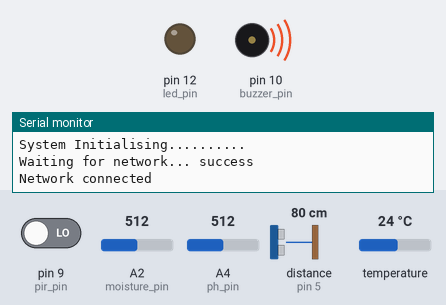
The sketch below on a simulated Arduino Mega 2560, built with avr-gcc and run on an emulated ATmega2560. On the bench: output pins drawn as LEDs (lit = HIGH), buzzer (waves = sounding, pin HIGH), the last lines printed to the serial monitor. Wiring (inferred from the names in the program): ultrasonic range finder: trigger pin 4; echo pin 5. The inputs (shaded band) are chosen by the test bench; at power-on: pin 9 (pir_pin) LOW, distance to the obstacle (sensor on pin 5) 80 cm, A2 (moisture_pin) = 512, A4 (ph_pin) = 512, temperature 24 °C. The echo pulse lasts 58.3 µs per cm; uploads are accepted with an empty reply; the modem accepts every AT command (registered, SIM ready, sends succeed) and sends nothing else; pins used as bus, display or sensor lines are not drawn.

Above: at 3.1 s.
At 8.9 s:
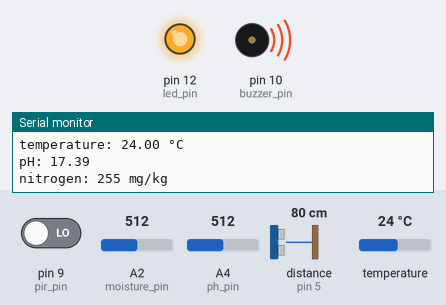
9.0 s: pin 9 (pir_pin) driven HIGH
14.5 s: distance to the obstacle (sensor on pin 5) set to 46 cm
23.8 s: distance to the obstacle (sensor on pin 5) set to 37 cm
At 28.6 s:
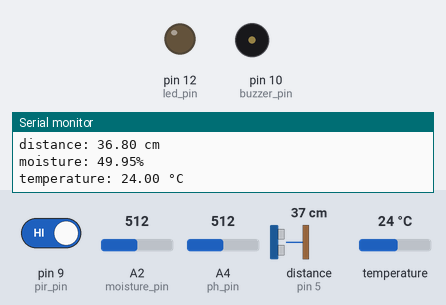
Timing chart, 0 to 30.1 s (numbered marks = the images above; inputs shaded):
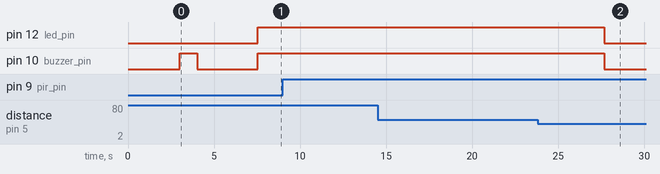

Measured:
- the behaviour switches between 41 and 40 cm on distance to the obstacle (sensor on pin 5) (found by bisection; images 1 and 2)
- after the input at 23.8 s, pin 12 (led_pin), pin 10 (buzzer_pin): HIGH → LOW after 3.9 s

The sketch:

Gilbert_hategeka_Final.ino
```cpp
#define TINY_GSM_MODEM_SIM800
#define SerialMon Serial // Set serial for debug console (to the Serial Monitor,digital pin 1(tx0) and 0(rx0)
#define SerialAT Serial1 // Use Hardware Serial1 on Mega for GSM/GPRS, digital pin 18(tx2) and 19(rx2)
#define Serial_NPK Serial2 // Use Hardware Serial2 on Mega for NPK semsor digital pin 16(tx2) and 17(rx2)


#if !defined(TINY_GSM_RX_BUFFER)
#define TINY_GSM_RX_BUFFER 650
#endif
#define TINY_GSM_YIELD() { delay(2); }

char apn[]  = "internet.mtn"; // Change this to your Provider details
char gprsUser[] = "";
char gprsPass[] = "";
char server[]   = "hatangaiot.atwebpages.com";
char resource[] = "/insert.php";
char key[]="a@4K%3";
int  port = 80;
unsigned long timeout;


#include <TinyGsmClient.h>
TinyGsm modem(SerialAT);
TinyGsmClient client(modem);
//#include <EEPROM.h>
#include <OneWire.h>
#include <DallasTemperature.h>

// R0 to RX2 & DI to TX2
#define RE 3 //Receiver enable
#define DE 2 //Drive enale

const byte nitro[] = {0x01, 0x03, 0x00, 0x1e, 0x00, 0x01, 0xE4, 0x0C};
const byte phos[] =  {0x01, 0x03, 0x00, 0x1f, 0x00, 0x01, 0xB5, 0xCC};
const byte pota[] =  {0x01, 0x03, 0x00, 0x20, 0x00, 0x01, 0x85, 0xC0};

byte values[11];
byte nitrogen, phosphorous, potassium;

// Ultrasonic sensor connections
const int ultrasonicTrigPin = 4;
const int ultrasonicEchoPin = 5;
const int gsmPowerOn = 8;
const int buzzer_pin = 10;
const int SENSOR_PIN = 6; // Arduino pin connected to DS18B20 sensor's DQ pin(Temperature Sensor)
const int pir_pin = 9;
const int led_pin = 12;
const int moisture_pin = A2;

const int ph_pin = A4;
float calibration_value = 32.34 - 0.7;
int phval = 0;
unsigned long int avgval;
int buffer_arr[10],temp;

int pir_flag ,dist_flag,tempe_flag,mois_flag,pota_flag,phos_flag,nitro_flag = 1;
int pirVal = 0;
String message,post_data;

float moisture,tempcelius,pH_act,pH,temperature,Didtance,distance;

OneWire temperat(SENSOR_PIN);         // setup a oneWire instance
DallasTemperature tempSensor(&temperat); // pass oneWire to DallasTemperature library


void setup()
{
  SerialMon.begin(115200);
  SerialMon.println("System Initialising..........");
  SerialAT.begin(9600);
  Serial_NPK.begin(9600);
  //---------------------------------------- put RS-485 into receive mod-----------------------------------------------------------------------------------------------------------------------------------------------------------------------------------------------------------------------------------------------------------------------------------------------------------------------------------------------------------------------------------------------------------------------------------------------------------------------------------------------------------------------------------------------------
  pinMode(RE, OUTPUT);
  pinMode(DE, OUTPUT);
  digitalWrite(DE, LOW);
  digitalWrite(RE, LOW);
  //-------------------------------------------turn on GSM automatically-----------------------------------------------------------------------------------------------------------------------------------------------------------------------------------------------------------------------------------------------------------------------------------------------------------------------------------------------------------------------------------------------------------------------------------------------------------------------------------------------------------------------------------------------------------
  pinMode(gsmPowerOn, OUTPUT);
  digitalWrite(gsmPowerOn,HIGH );
  delay(1000);
  digitalWrite(gsmPowerOn, LOW);
  delay(2000);
  //----------------------------------------------------------------------------------------------------------------------------------------------------------------------------------------------------------------------------------------------------------------------------------------------------------------------------------------------------------------------------------------------------------------------------------------------------------------------------------------------------------------------------------------------------
  pinMode(buzzer_pin,OUTPUT);
  pinMode(pir_pin,INPUT);
  pinMode(led_pin,OUTPUT);
  pinMode(ultrasonicTrigPin,OUTPUT);
  pinMode(ultrasonicEchoPin,INPUT);
  //-----------------------------------------------------------------------------------------------------------------------------------------------------------------------------------------------------------------------
  tempSensor.begin();    // initialize the sensor
  SerialMon.print("Waiting for network...");
  if (!modem.waitForNetwork()) {
    SerialMon.println(" fail");
    delay(1000);
    return;
  }
  SerialMon.println(" success");
  if (modem.isNetworkConnected()){
    SerialMon.println("Network connected");
  }
 digitalWrite(buzzer_pin,HIGH);
 delay(1000);
 digitalWrite(buzzer_pin,LOW);
 delay(1000);
}

void loop()
{
  distance = getDistance();//read the
  SerialMon.println("distance: "+String(distance)+String(" cm"));

  moisture = read_moisture();
  SerialMon.println("moisture: "+String(moisture)+String("%"));

  temperature = getTempe();//read the temperature from the sensor in the soil
  SerialMon.println("temperature: "+String(temperature)+String(" °C"));


  pH = get_pH();//read the PH level from the sensor in the soil
  SerialMon.println("pH: "+String(pH));

  nitrogen = get_Nitrogen();//read nitrogen from the sensor in the soil
  SerialMon.println("nitrogen: "+String(nitrogen)+String(" mg/kg"));
  delay(250);
  phosphorous = get_Phosphorous();//read phosphorus from the sensor in the soil
  SerialMon.println("Phosphorous: "+String(phosphorous)+String(" mg/kg"));
  delay(250);
  potassium = get_Potassium();//read potassium from the sensor in the soil
  SerialMon.println("Potassium: "+String(potassium)+String(" mg/kg"));

  post_data = String(nitrogen)+","+String(phosphorous)+","+String(potassium)+","+String(pH)+","+String(temperature)+","+String(moisture);
  SerialMon.println(post_data);
  SerialMon.println("--------------------------------------------------------------------------------------------------------------------------------------------------------------------------------------");
  //----------------------------------------------------------Connect the GSM(sim900)to the internet(GPRS)------------------------------------------------------------------------------------------------------------------------
  SerialMon.print(F("Connecting to "));
  SerialMon.print(apn);
  if (!modem.gprsConnect(apn, gprsUser, gprsPass)) {
    SerialMon.println(" fail");
    delay(1000);
    return;
  }
  SerialMon.println(" success");

  if (modem.isGprsConnected()) {
    SerialMon.println("GPRS connected");
  }
  else
  {
    modem.gprsConnect(apn, gprsUser, gprsPass);
    SerialMon.println("GPRS Reconnected");
  }
  SerialMon.println(F("connecting to Server...."));
  if (!client.connect(server, port))
  {
    SerialMon.println(" fail");
    client.connect(server, port);
  }
  else
  {
    SerialMon.println(F("Server connected"));
    HTTPpost();
  }
  check_motion();  //read the PIR sensor to check weather there is birds in the farm
  check_distance();//check weather there is an unthorised entrance in the farm
  check_nitrogen();//check weather the nitrogen level is within the normal level for the plant growth
  check_phosphorus();
  check_potassium();
  check_moisture();
  check_temperature();
}

//---------------------------------------------Functions--------------------------------------------------------------------------------------------------------------------
//--------------------------------------Get Temperature Function--------------------------------------------------------------------------------------------------------------------------------------------------------------------------------------------------------
float getTempe()
{
  tempSensor.requestTemperatures();             // send the command to get temperatures
  tempcelius = tempSensor.getTempCByIndex(0);  // read temperature in Celsius
  return tempcelius;
  //delay(500);
}
//---------------------------------------Get moisture Function---------------------------------------------------------------------------------------------------------------------------------------------------------------------------------------------------
float read_moisture()
{
  int sensor_analog = analogRead(moisture_pin);
  float Moisture =(100-((sensor_analog/1023.00)*100));
  return Moisture;
}
//---------------------------------------Get Distance Function---------------------------------------------------------------------------------------------------------------------------------------------------------------------------------------------------
float getDistance()
{
  digitalWrite(ultrasonicTrigPin,LOW);
  delayMicroseconds(2);
  digitalWrite(ultrasonicTrigPin,HIGH);
  delayMicroseconds(10);
  digitalWrite(ultrasonicTrigPin,LOW);
  unsigned long duration = pulseIn(ultrasonicEchoPin, HIGH);
  float Distance = (duration * 0.0343)/2;//in cm
  if(Distance >=100){Distance=19;}//sorting back to the minimum distance to minimize noise
  return Distance;  // Calculate remaining water level
}
//--------------------------------Send SMS Function----------------------------------------------------------------------------------------------------------------
void sendSMS(String message)
{
  SerialAT.println("AT"); //Handshaking with SIM900
  delay(2000);
  updateSerial();
  SerialAT.println("AT+CMGF=1"); // Configuring TEXT mode(Format)
  updateSerial();
  delay(2000);
  SerialAT.println("AT+CMGS=\"+250785991560\"");//change ZZ with country code and xxxxxxxxxxx with phone number to sms
  updateSerial();delay(2000);
  SerialAT.print(message); //text content
  updateSerial();
  delay(2000);
  SerialAT.write(26);//ASCII codes for CTR Z, this is to indicate the end of the text message
}
//--------------------------------updateSerial Function------------------------------------------------------------------------------------------------------------------------------------------------------------------------------------------------------------------------------------------------------------------------------------------------------------------------------------------------
void updateSerial()
{
  delay(500);
  while (SerialMon.available())
  {
    SerialAT.write(SerialMon.read());//Forward what Serial received to Serial1 Port
  }
  while(SerialAT.available())
  {
    SerialMon.write(SerialAT.read());//Forward what Serial1 received to Serial Port
  }
}
//----------------------------------------Get NPK Functions----------------------------------------------------------------------------------------------------------------------------------------------------------------------------------------------------------
//--------------------------------------Get Nitrogen Function--------------------------------------------------------------------------------------------------------------------------------------------------------------------------------------------------------
byte get_Nitrogen()
{
  // switch RS-485 to transmit Serial_NPKe
  digitalWrite(DE, HIGH);
  digitalWrite(RE, HIGH);
  delay(1);

  // write out the message
  for (uint8_t i = 0; i < sizeof(nitro); i++ ) Serial_NPK.write( nitro[i] );

  // wait for the transmission to complete
  Serial_NPK.flush();

  // switching RS485 to receive Serial_NPKe
  digitalWrite(DE, LOW);
  digitalWrite(RE, LOW);

  // delay to allow response bytes to be received!
  delay(200);

  // read in the received bytes
  for (byte i = 0; i < 7; i++) {
    values[i] = Serial_NPK.read();
    //Serial.print(values[i], HEX);
    //Serial.print(' ');
  }
  return values[4];
}
//--------------------------------------Get Phosphorous Function--------------------------------------------------------------------------------------------------------------------------------------------------------------------------------------------------------
byte get_Phosphorous()
{
  // switch RS-485 to transmit Serial_NPKe
  digitalWrite(DE, HIGH);
  digitalWrite(RE, HIGH);
  delay(1);

  // write out the message
  for (uint8_t i = 0; i < sizeof(phos); i++ ) Serial_NPK.write( phos[i] );

  // wait for the transmission to complete
  Serial_NPK.flush();

  // switching RS485 to receive Serial_NPKe
  digitalWrite(DE, LOW);
  digitalWrite(RE, LOW);

// delay to allow response bytes to be received!
  delay(200);
  for (byte i = 0; i < 7; i++) {
    values[i] = Serial_NPK.read();
    //Serial.print(values[i], HEX);
    //Serial.print(' ');
  }
  return values[4];
}
//--------------------------------------Get Potassium Function--------------------------------------------------------------------------------------------------------------------------------------------------------------------------------------------------------
byte get_Potassium()
{
  // switch RS-485 to transmit Serial_NPKe
  digitalWrite(DE, HIGH);
  digitalWrite(RE, HIGH);
  delay(1);

  // write out the message
  for (uint8_t i = 0; i < sizeof(pota); i++ ) Serial_NPK.write( pota[i] );

   // wait for the transmission to complete
  Serial_NPK.flush();

  // switching RS485 to receive Serial_NPKe
  digitalWrite(DE, LOW);
  digitalWrite(RE, LOW);

  // delay to allow response bytes to be received!
  delay(200);//wait for 200 milliseconds
  for (byte i = 0; i < 7; i++) {
    values[i] = Serial_NPK.read();
    //Serial.print(values[i], HEX);
    //Serial.print(' ');
  }
  return values[4];
}
//--------------------------------------Get PH Function--------------------------------------------------------------------------------------------------------------------------------------------------------------------------------------------------------
float get_pH()
{
  for(int i=0;i<10;i++){
    buffer_arr[i]=analogRead(ph_pin);
    delay(30);
  }
 for(int i=0;i<9;i++){
  for(int j=i+1;j<10;j++){
    if(buffer_arr[i]>buffer_arr[j]){
      temp=buffer_arr[i];
      buffer_arr[i]=buffer_arr[j];
      buffer_arr[j]=temp;
      }
    }
  }
  avgval=0;
  for(int i=2;i<8;i++)
  avgval+=buffer_arr[i];
  float volt=(float)avgval*5.0/1024/6;//convert the analog into millivolt
  pH_act = -5.70 * volt + calibration_value;//convert the millivolt into pH value
  return pH_act;
  delay(500);
}
//------------------------------------------------------HTTPpost Function---------------------------------------------------------------------------------------------------------------------------------------------------------------------------------------------------
void HTTPpost()
{
  SerialMon.println("Performing HTTP POST request...");// Send the HTTP POST request
  //Serial.println(post_data);
  String httpRequestData = "key="+String(key)+"&post_data="+String(post_data)+"";
  client.print(String("POST ") + resource + " HTTP/1.1\r\n");
  client.print(String("Host: ") + server + "\r\n");
  client.println("Connection: close");
  client.println("Content-Type: application/x-www-form-urlencoded");
  client.print("Content-Length: ");
  client.println(httpRequestData.length());
  client.println();
  client.println(httpRequestData);
  SerialMon.println(httpRequestData);
  timeout = millis();

  while (client.connected() && millis() - timeout < 10000L) {
    while (client.available()) {
      char c = client.read();
      SerialMon.print(c);
      timeout = millis();
    }
  }
  SerialMon.println();
  client.stop();
  SerialMon.println(F("Server disconnected"));
  modem.gprsDisconnect();
  SerialMon.println(F("GPRS disconnected"));
}
//--------------------------------------------check_nitrogen Function---------------------------------------------------------------------------------------------------------
 void check_nitrogen()
 {
  if(nitrogen <= 85 )
  {
    if(nitro_flag == 1)
    {
      message = "Insufficient Nitrogen";
      SerialMon.println(message);
      sendSMS(message);
      nitro_flag = 0;
    }
    //digitalWrite(buzzer_pin,HIGH);
  }
  else
  {
    //digitalWrite(buzzer_pin,LOW);
    nitro_flag = 1;
  }
 }
//--------------------------------------------check_phosphorus Function---------------------------------------------------------------------------------------------------------
 void check_phosphorus()
 {
  if(phosphorous <= 55 )
  {
    if(phos_flag == 1)
    {
      message = "Insuffient phosphorus";
      SerialMon.println(message);
      sendSMS(message);
      dist_flag = 0;
    }
  }
  else
  {
    phos_flag = 1;
  }
 }
//--------------------------------------------check_potassium Function---------------------------------------------------------------------------------------------------------
 void check_potassium()
 {
  if(potassium <= 85 )
  {
    if(pota_flag == 1)
    {
      message = "Insuffient potassium";
      SerialMon.println(message);
      sendSMS(message);
      pota_flag = 0;
    }
  }
  else
  {
    pota_flag = 1;
  }
 }
//--------------------------------------------check_moisture Function---------------------------------------------------------------------------------------------------------
 void check_moisture()
 {
  if(moisture <= 90 )
  {
    if(mois_flag == 1)
    {
      message = "Insuffient Water,please water your rice";
      SerialMon.println(message);
      sendSMS(message);
      mois_flag = 0;
    }
  }
  else
  {
    mois_flag = 1;
  }
 }
 //--------------------------------------------check_temperature Function---------------------------------------------------------------------------------------------------------
 void check_temperature()
 {
  if(temperature >= 45 )
  {
    if(tempe_flag == 1)
    {
      message = "too hot!!!!! the soil must be dry";
      SerialMon.println(message);
      sendSMS(message);
      tempe_flag = 0;
    }
  }
  else
  {
    tempe_flag = 1;
  }
 }
//------------------------------------------- check_distance Function------------------------------------------------------------------------------------------------------------------------------------------------------------------------------------------------
 void check_distance()
 {
  if(distance <= 100 && distance >= 40)
  {
    digitalWrite(buzzer_pin,HIGH);
    digitalWrite(led_pin,HIGH);
    if(dist_flag == 1)
    {
      message = "Umujura,please do Something";
      SerialMon.println(message);
      sendSMS(message);
      dist_flag = 0;
    }
  }
  else
  {
    digitalWrite(buzzer_pin,LOW);
    digitalWrite(led_pin,LOW);
    dist_flag = 1;
  }
 }
//-------------------------------------------Get getMotion function------------------------------------------------------------------------------------------------------------------------------------------------------------------------------------------------
void check_motion()
{
  pirVal = digitalRead(pir_pin);
  //Serial.println(pirVal);

  if(pirVal == HIGH)
  {
    digitalWrite(buzzer_pin,HIGH);
    digitalWrite(led_pin,HIGH);
    if(pir_flag == 1)
    {
      message = "Inyoni zirikona, do Something";
      SerialMon.println(message);
      sendSMS(message);
      pir_flag= 0;
    }
  }
  else
  {
    digitalWrite(buzzer_pin,LOW);
    digitalWrite(led_pin,LOW);
    pir_flag = 1;
  }
}
```
